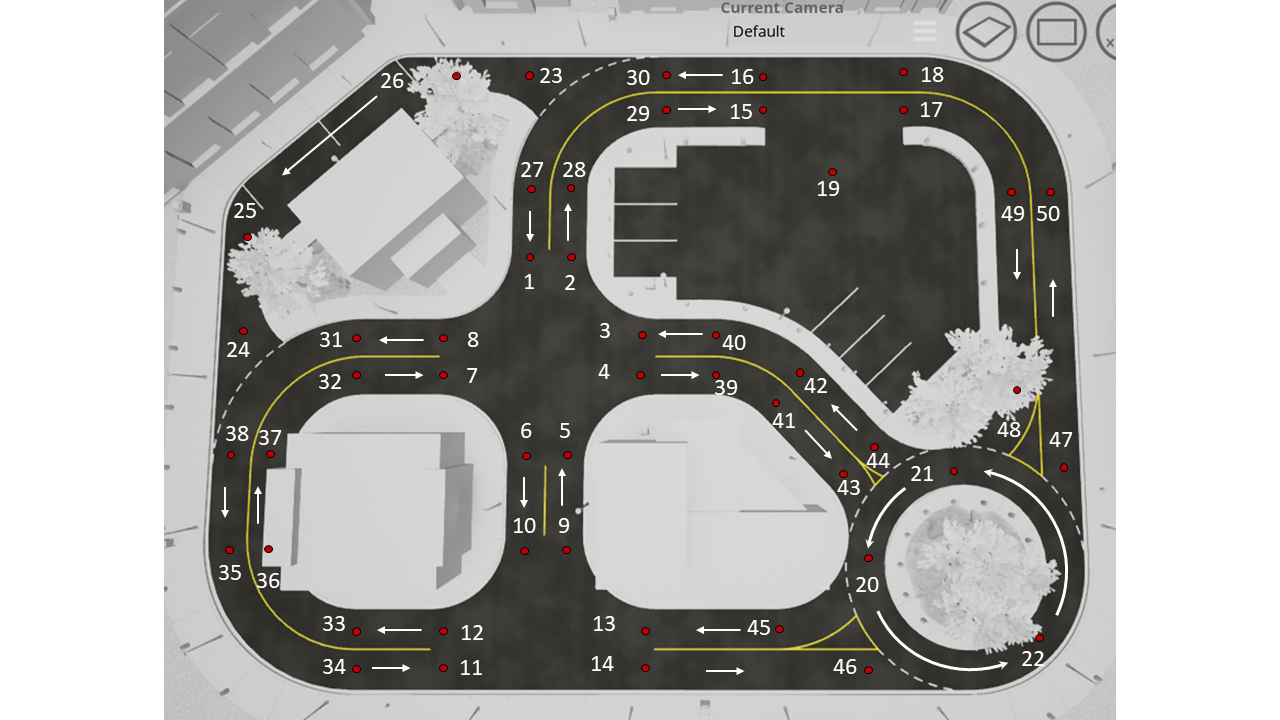
#> input picture qenv/gui/web/images/Nodes_Left.PNG, 1280 x 720 px
$ python -i image_utilities.py   (imports and definitions only)
#> lines starting #> are read from the running program, lines starting #| are printed output that depends on the picture; after the words box and inside, x2 and y2 are one past the last pixel; in counts of white or black regions, pixels touching at a corner belong together
#> further down, picture is the input picture: shape (720, 1280, 3); mean B, G, R 164.1, 166.3, 167.1
import numpy as np
import cv2

# Convert a color image to HSV, filter for hues within a certain width of center
# hueCenter - The hue being searched for
# hueWidth - The width of the range of hue values to accept
# hueGamut - The max hue value. Open CV uses 180, set this to 255 for normal hue values
def hue_threshold(image, hueCenter = 0, hueWidth = 20, hueGamut = 180):

#> called with hueCenter = 0, hueWidth = 20, hueGamut = 180
    invert = False
    # Scale for incompatible hue gamut
    if hueGamut != 180:
        scale = 180/hueGamut
        hueCenter = scale * hueCenter
        hueWidth = scale * hueWidth

    # Set min and max hue values and general limits for saturation and value
    hMin = (hueCenter - (hueWidth/2)) % 180
    hMax = (hueCenter + (hueWidth/2)) % 180
    svMin = 64.0
    svMax = 255.0

    # Convert and threshold image
    imageHSV = cv2.cvtColor(image, cv2.COLOR_BGR2HSV)
#> imageHSV: shape (720, 1280, 3); mean H, S, V 20.2, 10.6, 167.2
    bottomBounds = np.array([0.0,svMin,svMin])
    lowerBounds = np.array([hMin,svMin,svMin])
    upperBounds = np.array([hMax,svMax,svMax])
    topBounds = np.array([179.9,svMax,svMax])

    #Threshold for hue, special case for values that wrap past zero
    if hMin < hMax:
        binary = cv2.inRange(imageHSV, lowerBounds, upperBounds)
    else:
        binaryLow = cv2.inRange(imageHSV, bottomBounds, upperBounds)
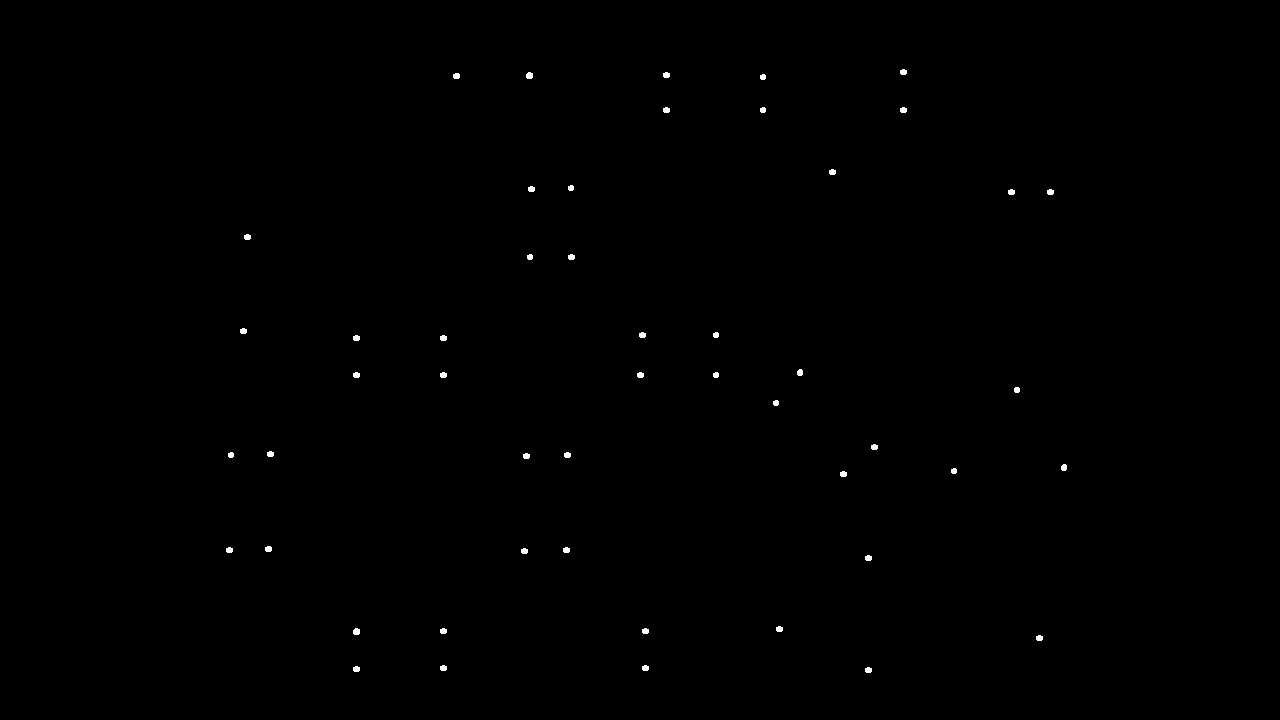
#> binaryLow: shape (720, 1280); 0.19% white; 50 white regions, largest, box (x1, y1, x2, y2) and area: (526, 72, 533, 79) 42, (353, 628, 360, 635) 42, (453, 73, 460, 79) 37
        binaryHigh = cv2.inRange(imageHSV, lowerBounds, topBounds)
#> binaryHigh: shape (720, 1280); every value is 0
        binary = cv2.bitwise_or(binaryLow, binaryHigh)

    return binary

# Crop an image to extract a region of interest using x and y ranges of pixels
def crop_rect(image, xRange = [0,0], yRange = [0,0]):
    if xRange[1] > xRange[0] and yRange[1] > yRange[0]:
        imageCrop = image[yRange[0]:yRange[1], xRange[0]:xRange[1]]
    else:
        imageCrop = image

    return imageCrop

# Draw a rectangle over an image to indicate the region of interest
def show_ROI(image, xRange = [0,0], yRange = [0,0]):

    image = cv2.rectangle(image, (xRange[0], yRange[0]), (xRange[1], yRange[1]), (255, 128, 128), 2)

    return image

# Draw the rectangle ROI with a vertical line indicating the target center
def show_ROI_target(image, xRange = [0,0], yRange = [0,0], targ = -1):

    image = show_ROI(image, xRange, yRange)

    tRange = [yRange[0] - 10, yRange[1] + 10]

    if targ == -1:
        image = cv2.line(image, (320, tRange[0]), (320, tRange[1]), (0, 0, 255), 4)
    else:
        tX = int(round(targ))
        image = cv2.line(image, (tX, tRange[0]), (tX, tRange[1]), (128, 255, 128), 4)

    return image

# Find the center of a line in a thresholded image
def extract_line_ctr(image):

    center = -1

    # Average the pixels in each column and find the maximum value
    columnVals = np.mean(image, axis = 0)
    maxCol = np.amax(columnVals)

    #Check for lost line and return the average x position of max values. Else, return -1
    if maxCol > 64:
        center = np.mean(np.argwhere(columnVals == maxCol))

    return center

>>> import cv2
>>> picture = cv2.imread('../../gui/web/images/Nodes_Left.PNG')
>>> result = hue_threshold(picture)
